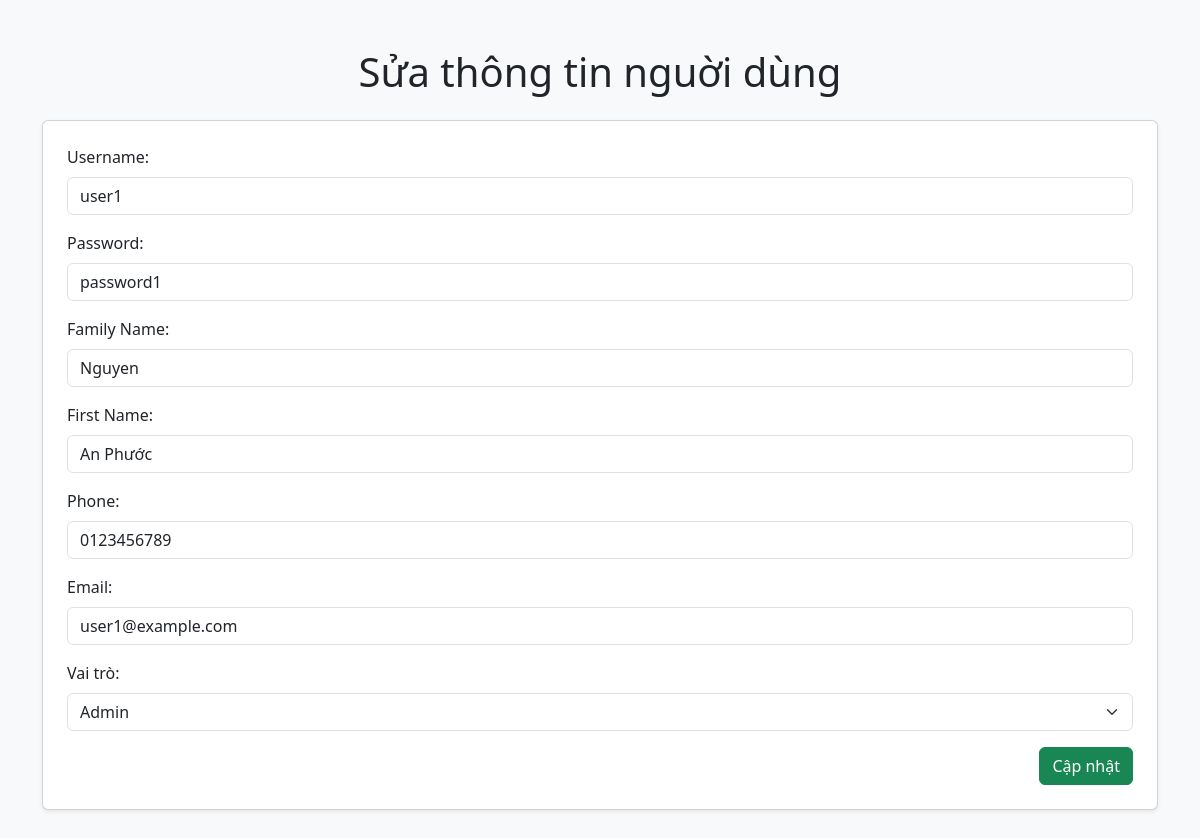
Page /admin/update-user.php?id=1 on the committed database.
### tables this page shows
CREATE TABLE IF NOT EXISTS `user` (
  `id` bigint(20) NOT NULL AUTO_INCREMENT,
  `username` varchar(50) NOT NULL,
  `password` varchar(500) NOT NULL,
  `familyname` varchar(100) NOT NULL,
  `firstname` varchar(100) NOT NULL,
  `phone` varchar(50) NOT NULL,
  `email` varchar(100) NOT NULL,
  PRIMARY KEY (`id`)
);

### admin/update-user.php (the view, shortened to what this page needs)
<?php
include 'db.php';
$userID = $_GET['id'];
$user = $conn->query("SELECT user.*, role.name AS role
FROM user
JOIN user_role ON user.id = user_role.user_id
JOIN role ON role.id = user_role.role_id
WHERE user.id = $userID;")->fetch_assoc();
$roles = $conn->query("SELECT * FROM role");
?>
<!DOCTYPE html>
<html lang="vi">
<head>
  <link href="https://cdn.jsdelivr.net/npm/bootstrap@5.3.2/dist/css/bootstrap.min.css" rel="stylesheet">
</head>
<body class="bg-light">
  <div class="container my-5">
    <h1 class="text-center mb-4">Sửa thông tin nguời dùng</h1>
    <form action="update-user-process.php" method="POST" class="card p-4 shadow-sm">
      <div class="mb-3">
        <label for="name" class="form-label">Username:</label>
        <input type="text" name="username" id="name" class="form-control" value="<?php echo $user['username']; ?>" required>
      </div>
      <div class="mb-3">
        <label for="name" class="form-label">Password:</label>
        <input type="text" name="password" id="name" class="form-control" value="<?php echo $user['password']; ?>" required>
      </div>
      <div class="mb-3">
        <label for="name" class="form-label">Family Name:</label>
        <input type="text" name="familyname" id="name" class="form-control" value="<?php echo $user['familyname']; ?>" required>
      </div>
      <div class="mb-3">
        <label for="name" class="form-label">First Name:</label>
        <input type="text" name="firstname" id="name" class="form-control" value="<?php echo $user['firstname']; ?>" required>
      </div>
      <div class="mb-3">
        <label for="name" class="form-label">Phone:</label>
        <input type="text" name="phone" id="name" class="form-control" value="<?php echo $user['phone']; ?>" required>
      </div>
      <div class="mb-3">
        <label for="name" class="form-label">Email:</label>
        <input type="text" name="email" id="name" class="form-control" value="<?php echo $user['email']; ?>" required>
      </div>
      <div class="mb-3">
        <label for="role" class="form-label">Vai trò:</label>
        <select name="role_id" id="role" class="form-select" required>
          <?php while ($role = $roles->fetch_assoc()) { ?>
            <option value="<?php echo $role['id']; ?>" <?php echo ($role['name'] == $user['role']) ? 'selected' : ''; ?>>
              <?php echo $role['name']; ?>
            </option>
          <?php } ?>
        </select>
      </div>
      <div class="d-flex justify-content-end">
        <button type="submit" class="btn btn-success">Cập nhật</button>
      </div>
    </form>
  </div>
</body>
</html>

### rows in the picture
user: username "user1", password "password1", familyname "Nguyen", firstname "An Phước", phone "0123456789", email "user1@example.com"

### other values in the picture
form field role_id "Admin"
